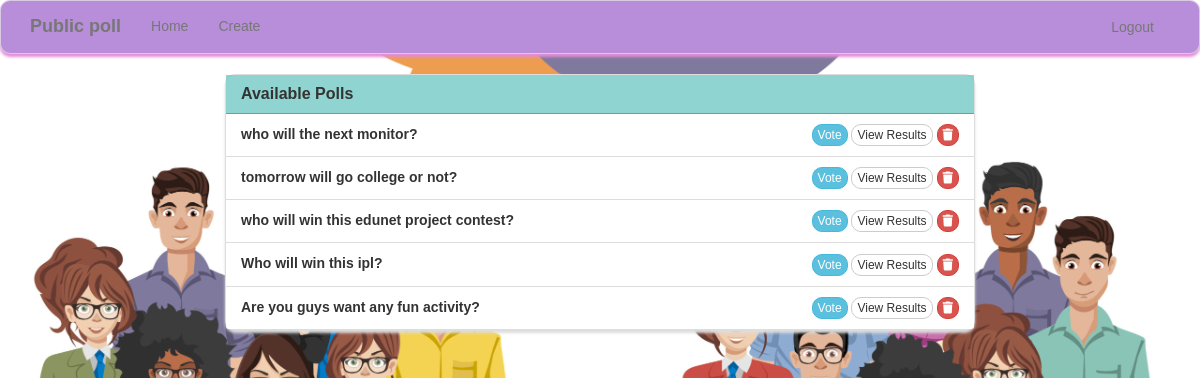
Screenshot of /poll/ (signed in) with the database file from the repository.
### poll/models.py (models this page shows, shortened)
class Poll(models.Model):
    user = models.ForeignKey(User, on_delete=models.CASCADE)
    question = models.TextField()
    option_one = models.CharField(max_length=30)
    option_two = models.CharField(max_length=30)
    option_three = models.CharField(max_length=30)
    option_one_count = models.IntegerField(default=0)
    option_two_count = models.IntegerField(default=0)
    option_three_count = models.IntegerField(default=0)

### poll/views.py (the view)
# urls.py: path('', poll_views.home, name='home'),
@login_required(login_url='login')
def home(request):
    polls = Poll.objects.all()
    if request.method == 'POST' and 'delete' in request.POST:
        poll_id = request.POST.get("id")  # Corrected to "id" from "id"
        poll = get_object_or_404(Poll, id=poll_id)
        poll.delete()
        messages.success(request, "Poll deleted successfully")
        return redirect('home')
    context = {
        'polls': polls
    }
    return render(request, 'home.html', context)

### poll/templates/home.html (shortened to what this page needs)
{% extends "base.html" %}
{% block main %}
<div class="row">
    <div class="col-lg-8 col-lg-offset-2">
        <div class="panel panel-default">
            <div class="panel-heading">
                <h3 class="panel-title">Available Polls</h3>
            </div>
            <ul class="list-group">
                {% for poll in polls %}
                <li class="list-group-item">
                    <div class="row">
                        <div class="col-xs-9">
                            <strong>{{ poll.question }}</strong>
                        </div>
                        <div class="col-xs-3 text-right">
                            <a href="{% url 'vote' poll.id %}" class="btn btn-info btn-xs">Vote</a>
                            <a href="{% url 'results' poll.id %}" class="btn btn-default btn-xs">View Results</a>
                            <form action="{% url 'home' %}" method="post" style="display: inline;">
                                <button type="submit" name="delete" class="btn btn-danger btn-xs">
                                    <i class="fa fa-trash"></i>
                                </button>
                            </form>
                        </div>
                    </div>
                </li>
                {% endfor %}
            </ul>
        </div>
    </div>
</div>
{% endblock %}

### poll/static/style.css (style rules this page uses)
.navbar-default, .btn, .form-control, .panel { border-radius: 10px; }
.panel-default > .panel-heading { color: #333; background-color: rgba(96, 194, 189, 0.7); border-color: rgba(80, 129, 121, 0.6); border-top-left-radius: 0; border-top-right-radius: 0; }
.panel { box-shadow: 0px 3px 3px 0px #ddd; }
a.navbar-brand, .panel-title { font-weight: bolder; }
.btn { border-radius: 10px; }
body { background-image: url('img/opinion_poll.jpeg'); background-size: cover; background-position: center; font-family: Arial, sans-serif; background-color: rgba(0, 0, 0, 0.5) }

### rows the page displays
Poll: question "who will the next monitor?"
Poll: question "tomorrow will go college or not?"
Poll: question "who will win this edunet project contest?"
Poll: question "Who will win this ipl?"
Poll: question "Are you guys want any fun activity?"
